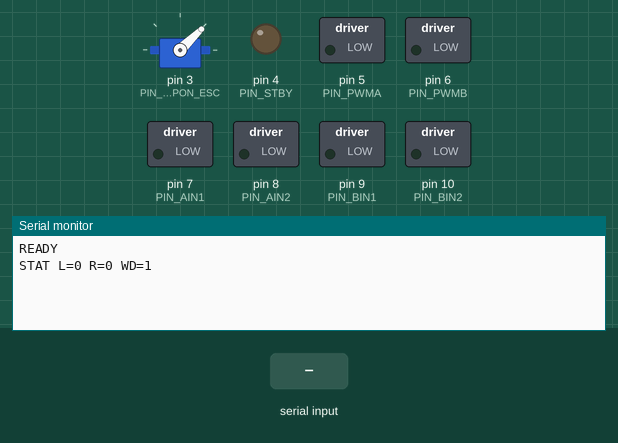
A sketch run on a simulated Arduino Nano, built with avr-gcc and run on an emulated ATmega328P. On the bench: servo, switched loads named in the sketch (green lamp = pin HIGH), output pins drawn as LEDs (lit = HIGH), the last lines printed to the serial monitor. The test bench sets the inputs (shaded band).

Above: at 1.2 s.
1.3 s: "90 45 200\n" received over Serial
At 1.9 s:
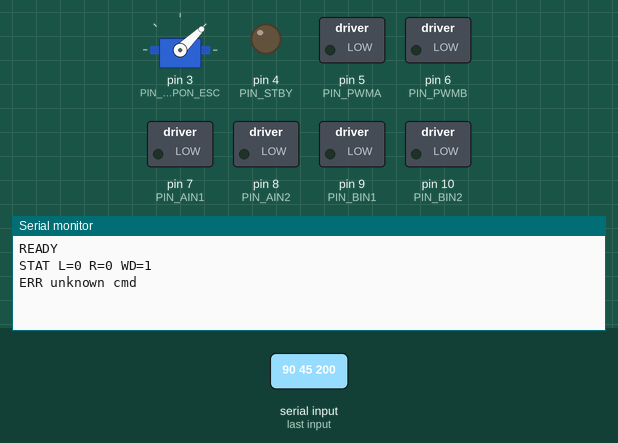
2.8 s: "M90\n" received over Serial
At 2.96 s:
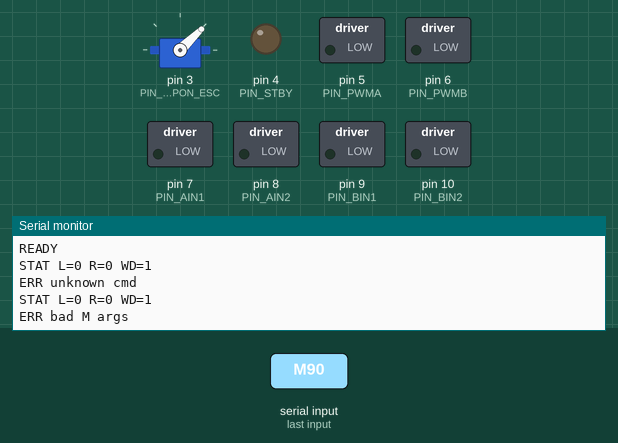
4.3 s: "S90\n" received over Serial
At 4.86 s:
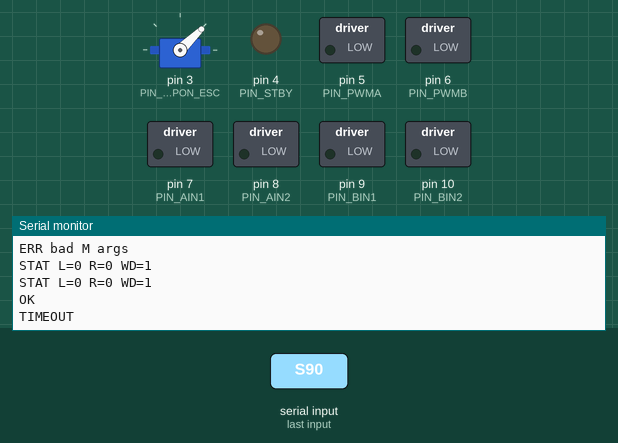

Measured:
- after the input at 1.3 s, the serial monitor: prints a new line at once (image 1)
- after the input at 2.8 s, the serial monitor: prints a new line at once (image 2)
- after the input at 4.3 s, the serial monitor: prints a new line at once (image 3)

The sketch:

face_drive.ino
```cpp
// =============================================================================
// Exterminate - face_drive.ino
// Arduino Nano (ATmega328P) drive firmware for the face-tracking bench test.
//
// The Raspberry Pi sends line-based commands over USB serial (115200 baud):
//
//   M <left> <right>\n   set motor speeds, each -255..255 (clamped)
//   S\n                  stop both motors
//   P\n                  ping (replies "PONG"; also feeds the watchdog)
//
// Replies:
//   READY                once at boot, after the motors are confirmed stopped
//   OK                   after every valid M / S command
//   ERR <reason>         malformed / unknown command (does NOT feed watchdog)
//   STAT L=<l> R=<r> WD=<0|1>   status line roughly once per second
//   TIMEOUT              printed once when the watchdog stops the motors
//
// Safety:
//   * Motors are stopped at boot (STBY LOW, PWM 0).
//   * Watchdog: if no valid command for CMD_TIMEOUT_MS (300 ms), motors stop.
//   * Weapon ESC on D3 is held at a 1000 us disarmed pulse the whole time.
//     This sketch NEVER commands the weapon to spin.
//   * HotRC receiver pins A1-A3 are left as plain inputs (unused here).
// =============================================================================

#include <Servo.h>

// ---------------------------- Pin map ---------------------------------------
// TB6612FNG motor driver
const uint8_t PIN_STBY = 4;   // standby: LOW = driver disabled (motors coast)
const uint8_t PIN_PWMA = 5;   // left motor  PWM (Timer0, ~980 Hz)
const uint8_t PIN_AIN1 = 7;   // left motor  direction 1
const uint8_t PIN_AIN2 = 8;   // left motor  direction 2
const uint8_t PIN_PWMB = 6;   // right motor PWM (Timer0, ~980 Hz)
const uint8_t PIN_BIN1 = 9;   // right motor direction 1
const uint8_t PIN_BIN2 = 10;  // right motor direction 2

// Weapon ESC signal - disarmed only, never spun from this sketch
const uint8_t  PIN_WEAPON_ESC   = 3;
const uint16_t WEAPON_SAFE_US   = 1000;  // standard "throttle zero" pulse

// HotRC receiver channels (not used in this sketch, kept as inputs)
const uint8_t RX_PINS[3] = {A1, A2, A3};

// ---------------------------- Tunables --------------------------------------
// Flip a motor if it spins the wrong way: set to true and re-upload.
const bool INVERT_LEFT  = false;
const bool INVERT_RIGHT = false;

const long          SERIAL_BAUD     = 115200;
const unsigned long CMD_TIMEOUT_MS  = 300;   // watchdog: stop if no valid cmd
const unsigned long STATUS_EVERY_MS = 1000;  // periodic STAT line
const int           SPEED_LIMIT     = 255;   // hard clamp for |speed|

// ---------------------------- State -----------------------------------------
Servo weaponEsc;

const uint8_t LINE_MAX = 32;
char    lineBuf[LINE_MAX];
uint8_t lineLen = 0;
bool    lineOverflow = false;

int  curLeft  = 0;
int  curRight = 0;
unsigned long lastCmdMs    = 0;
unsigned long lastStatusMs = 0;
bool watchdogTripped = true;   // start "tripped" so we are stopped until a cmd

// ---------------------------- Motor helpers ---------------------------------
static int clampSpeed(long v) {
  if (v >  SPEED_LIMIT) return  SPEED_LIMIT;
  if (v < -SPEED_LIMIT) return -SPEED_LIMIT;
  return (int)v;
}

// Drive one TB6612 channel. speed: -255..255. 0 = brake-free stop (coast).
static void driveChannel(uint8_t pwmPin, uint8_t in1, uint8_t in2,
                         int speed, bool invert) {
  if (invert) speed = -speed;
  if (speed > 0) {
    digitalWrite(in1, HIGH);
    digitalWrite(in2, LOW);
    analogWrite(pwmPin, speed);
  } else if (speed < 0) {
    digitalWrite(in1, LOW);
    digitalWrite(in2, HIGH);
    analogWrite(pwmPin, -speed);
  } else {
    digitalWrite(in1, LOW);
    digitalWrite(in2, LOW);
    analogWrite(pwmPin, 0);
  }
}

static void setMotors(int left, int right) {
  curLeft  = clampSpeed(left);
  curRight = clampSpeed(right);
  driveChannel(PIN_PWMA, PIN_AIN1, PIN_AIN2, curLeft,  INVERT_LEFT);
  driveChannel(PIN_PWMB, PIN_BIN1, PIN_BIN2, curRight, INVERT_RIGHT);
  // Only enable the driver when something should actually move.
  digitalWrite(PIN_STBY, (curLeft != 0 || curRight != 0) ? HIGH : LOW);
}

static void stopMotors() {
  setMotors(0, 0);  // also drops STBY LOW
}

// ---------------------------- Command parsing -------------------------------
// Parse a signed integer from *p, advancing p. Returns false if none found.
static bool parseInt(const char *&p, long &out) {
  while (*p == ' ' || *p == '\t') p++;
  char *end;
  out = strtol(p, &end, 10);
  if (end == p) return false;
  p = end;
  return true;
}

static void handleLine(char *line) {
  // Skip leading whitespace; ignore empty lines silently.
  while (*line == ' ' || *line == '\t') line++;
  if (*line == '\0') return;

  char cmd = line[0];
  if (cmd >= 'a' && cmd <= 'z') cmd -= 32;  // accept lowercase too
  const char *p = line + 1;

  if (cmd == 'M') {
    long l, r;
    if (!parseInt(p, l) || !parseInt(p, r)) {
      Serial.println(F("ERR bad M args"));
      return;
    }
    while (*p == ' ' || *p == '\t') p++;
    if (*p != '\0') {
      Serial.println(F("ERR trailing junk"));
      return;
    }
    setMotors(clampSpeed(l), clampSpeed(r));
    lastCmdMs = millis();
    watchdogTripped = false;
    Serial.println(F("OK"));
  } else if (cmd == 'S') {
    stopMotors();
    lastCmdMs = millis();
    watchdogTripped = false;
    Serial.println(F("OK"));
  } else if (cmd == 'P') {
    lastCmdMs = millis();
    Serial.println(F("PONG"));
  } else {
    Serial.println(F("ERR unknown cmd"));
  }
}

static void pollSerial() {
  while (Serial.available() > 0) {
    char c = (char)Serial.read();
    if (c == '\r') continue;
    if (c == '\n') {
      if (lineOverflow) {
        Serial.println(F("ERR line too long"));
      } else {
        lineBuf[lineLen] = '\0';
        handleLine(lineBuf);
      }
      lineLen = 0;
      lineOverflow = false;
    } else if (lineLen < LINE_MAX - 1) {
      lineBuf[lineLen++] = c;
    } else {
      lineOverflow = true;  // discard until newline
    }
  }
}

// ---------------------------- Setup / loop ----------------------------------
void setup() {
  // 1) Motors off before anything else.
  pinMode(PIN_STBY, OUTPUT); digitalWrite(PIN_STBY, LOW);
  pinMode(PIN_PWMA, OUTPUT); analogWrite(PIN_PWMA, 0);
  pinMode(PIN_PWMB, OUTPUT); analogWrite(PIN_PWMB, 0);
  pinMode(PIN_AIN1, OUTPUT); digitalWrite(PIN_AIN1, LOW);
  pinMode(PIN_AIN2, OUTPUT); digitalWrite(PIN_AIN2, LOW);
  pinMode(PIN_BIN1, OUTPUT); digitalWrite(PIN_BIN1, LOW);
  pinMode(PIN_BIN2, OUTPUT); digitalWrite(PIN_BIN2, LOW);

  // 2) Weapon ESC: steady 1000 us disarmed pulse. Never changed below.
  //    Note: Servo uses Timer1, which disables analogWrite on D9/D10 - fine,
  //    those are only used as digital direction pins here.
  weaponEsc.attach(PIN_WEAPON_ESC);
  weaponEsc.writeMicroseconds(WEAPON_SAFE_US);

  // 3) Receiver pins: plain inputs, unused.
  for (uint8_t i = 0; i < 3; i++) pinMode(RX_PINS[i], INPUT);

  Serial.begin(SERIAL_BAUD);
  stopMotors();
  lastCmdMs = millis();
  lastStatusMs = millis();
  Serial.println(F("READY"));
}

void loop() {
  pollSerial();

  unsigned long now = millis();

  // Watchdog: stop if the Pi goes quiet.
  if (!watchdogTripped && (now - lastCmdMs > CMD_TIMEOUT_MS)) {
    stopMotors();
    watchdogTripped = true;
    Serial.println(F("TIMEOUT"));
  }

  // Periodic status line.
  if (now - lastStatusMs >= STATUS_EVERY_MS) {
    lastStatusMs = now;
    Serial.print(F("STAT L="));  Serial.print(curLeft);
    Serial.print(F(" R="));      Serial.print(curRight);
    Serial.print(F(" WD="));     Serial.println(watchdogTripped ? 1 : 0);
  }
}
```
